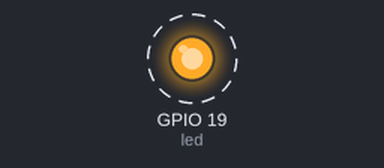
A program run on a simulated ESP32 board running MicroPython. On the bench: output pins drawn as LEDs (lit = HIGH). Dashed ring = blinking.

Above: at 0.5 s.
Timing chart, 0 to 4.6 s (numbered marks = the images above):
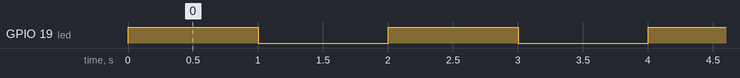

Measured:
- by itself, GPIO 19 (led): alternates HIGH for 1.0 s and LOW for 1.0 s

The program:

main.py
```python
from machine import Pin # installed from pip install pyserial docopt python-dotenv adafruit-ampy
from time import sleep

led = Pin(19, Pin.OUT)


while True:
    led.value(1)
    sleep(1)
    led.value(0)
    sleep(1)
```
